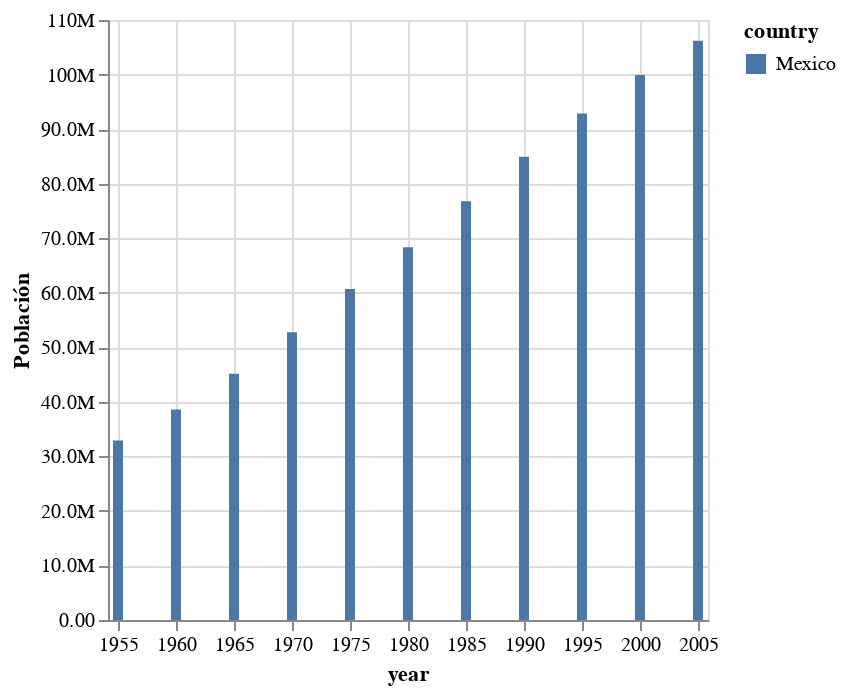

Source (notebook cell):
### Markdown cell above
## Barras

### Code cell
alt.Chart(datos_pais).mark_bar().encode(
    x = alt.X('year:T'),
    y = alt.Y('pop', title = 'Población', axis = alt.Axis(format=",.3s")),
    color = alt.Color("country")
)

### Figure 1 — Vega-Lite specification as saved in the notebook (floating-point values rounded to 4 significant figures)
{"config": {"view": {"continuousWidth": 300, "continuousHeight": 300}}, "data": {"name": "data-4f35a0cdab91884dd1a345a8043cd8f3"}, "mark": {"type": "bar"}, "encoding": {"color": {"field": "country", "type": "nominal"}, "x": {"field": "year", "type": "temporal"}, "y": {"axis": {"format": ",.3s"}, "field": "pop", "title": "Población", "type": "quantitative"}}, "$schema": "https://vega.github.io/schema/vega-lite/v5.20.1.json", "datasets": {"data-4f35a0cdab91884dd1a345a8043cd8f3": [{"year": "1955-01-01T00:00:00", "country": "Mexico", "cluster": 3, "pop": 32929914, "life_expect": 55.19, "fertility": 6.8}, {"year": "1960-01-01T00:00:00", "country": "Mexico", "cluster": 3, "pop": 38578505, "life_expect": 58.3, "fertility": 6.75}, {"year": "1965-01-01T00:00:00", "country": "Mexico", "cluster": 3, "pop": 45142399, "life_expect": 60.11, "fertility": 6.75}, {"year": "1970-01-01T00:00:00", "country": "Mexico", "cluster": 3, "pop": 52775158, "life_expect": 62.36, "fertility": 6.5}, {"year": "1975-01-01T00:00:00", "country": "Mexico", "cluster": 3, "pop": 60678045, "life_expect": 65.03, "fertility": 5.25}, {"year": "1980-01-01T00:00:00", "country": "Mexico", "cluster": 3, "pop": 68347479, "life_expect": 67.41, "fertility": 4.25}, {"year": "1985-01-01T00:00:00", "country": "Mexico", "cluster": 3, "pop": 76767225, "life_expect": 69.5, "fertility": 3.63}, {"year": "1990-01-01T00:00:00", "country": "Mexico", "cluster": 3, "pop": 84913652, "life_expect": 71.45, "fertility": 3.191}, {"year": "1995-01-01T00:00:00", "country": "Mexico", "cluster": 3, "pop": 92880353, "life_expect": 73.67, "fertility": 2.671}, {"year": "2000-01-01T00:00:00", "country": "Mexico", "cluster": 3, "pop": 99926620, "life_expect": 74.9, "fertility": 2.401}, {"year": "2005-01-01T00:00:00", "country": "Mexico", "cluster": 3, "pop": 106202903, "life_expect": 76.19, "fertility": 2.211}]}}
